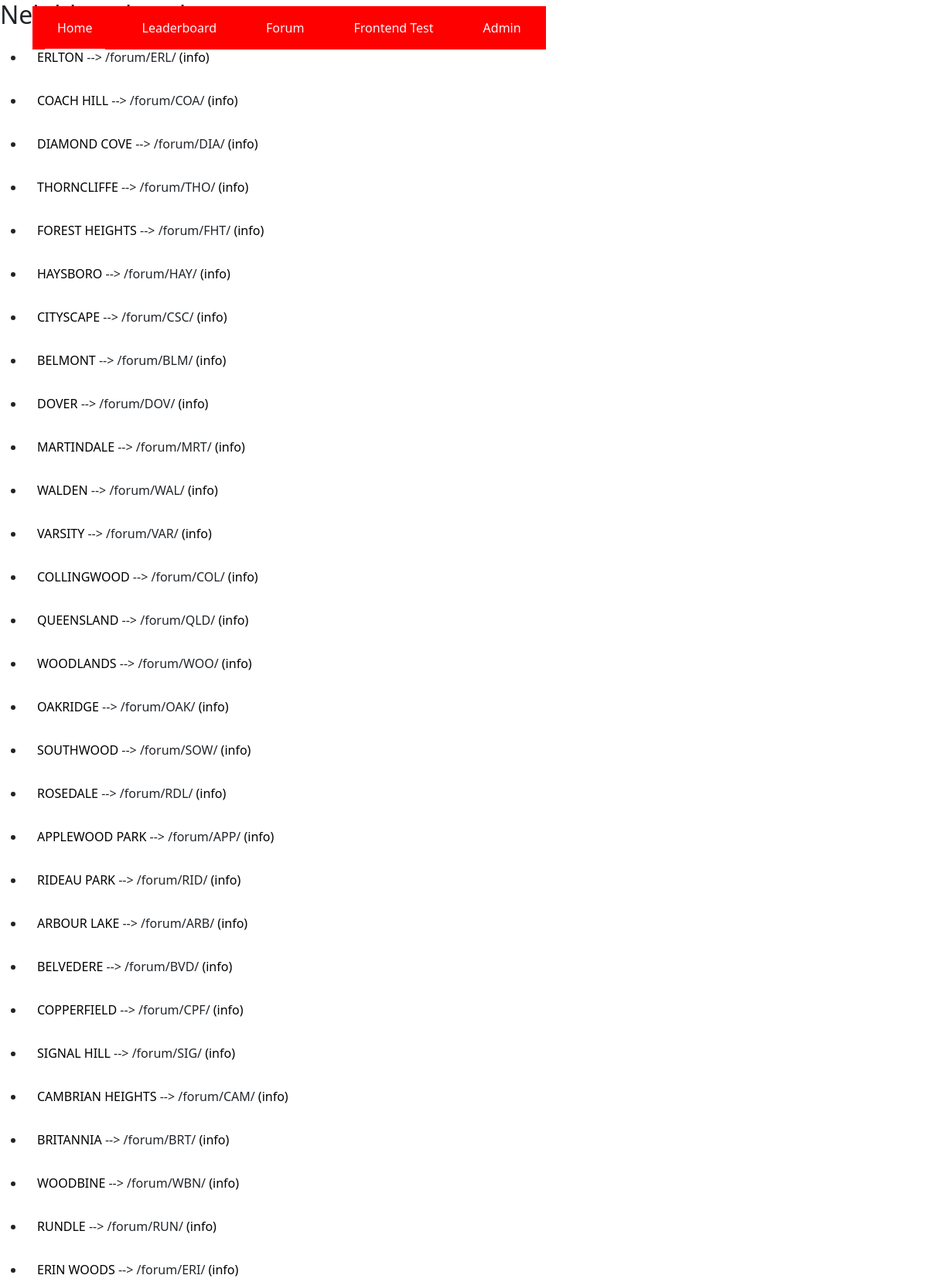
The app's page /forum/ (upper part) with its own data.
### main/models.py (models this page shows, shortened)
class Neighbourhood(models.Model):
    code = models.CharField(max_length = 3, default="AAA")
    name = models.CharField(max_length = 40, default="DEFAULT")
    image = models.ImageField()
    sector = models.CharField(max_length=9, default="DEFAULT")
    created_at = models.DateTimeField(auto_now_add=True)
    updated_at = models.DateTimeField(auto_now=True)

### forum/views.py (the view)
# urls.py: path("", views.NeighbourhoodListView.as_view(), name="neigbourhoods"), # /forum/
class NeighbourhoodListView(ListView): # TODO Corey | Add User Auth, filter view based on user permission
    model = Neighbourhood

### main/templates/main/neighbourhood_list.html
{% extends "main/base.html" %}
{% block content %}
    <h2>Neighbourhoods</h2>
    <ul>
        {% for neighbourhood in neighbourhood_list %}
            <li><a href="/forum/{{ neighbourhood.code }}/">{{ neighbourhood.name }}</a> --> /forum/{{ neighbourhood.code }}/ <a href="/forum/{{ neighbourhood.pk }}/detail/">(info)</a></li>
        {% endfor %}
    </ul>
{% endblock %}

### main/static/css/base.css (style rules this page uses)
* { padding: 0; margin: 0; }
li { padding: 1rem; }

### main/static/css/style.css (style rules this page uses)
li { padding: 1rem; }
li > a { color: black; text-decoration: none; }

### records on screen
Neighbourhood: name "ERLTON", code "ERL"
Neighbourhood: name "COACH HILL", code "COA"
Neighbourhood: name "DIAMOND COVE", code "DIA"
Neighbourhood: name "THORNCLIFFE", code "THO"
Neighbourhood: name "FOREST HEIGHTS", code "FHT"
Neighbourhood: name "HAYSBORO", code "HAY"
Neighbourhood: name "CITYSCAPE", code "CSC"
Neighbourhood: name "BELMONT", code "BLM"
Neighbourhood: name "DOVER", code "DOV"
Neighbourhood: name "MARTINDALE", code "MRT"
Neighbourhood: name "WALDEN", code "WAL"
Neighbourhood: name "VARSITY", code "VAR"
Neighbourhood: name "COLLINGWOOD", code "COL"
Neighbourhood: name "QUEENSLAND", code "QLD"
Neighbourhood: name "WOODLANDS", code "WOO"
Neighbourhood: name "OAKRIDGE", code "OAK"
Neighbourhood: name "SOUTHWOOD", code "SOW"
Neighbourhood: name "ROSEDALE", code "RDL"
Neighbourhood: name "APPLEWOOD PARK", code "APP"
Neighbourhood: name "RIDEAU PARK", code "RID"
Neighbourhood: name "ARBOUR LAKE", code "ARB"
Neighbourhood: name "BELVEDERE", code "BVD"
Neighbourhood: name "COPPERFIELD", code "CPF"
Neighbourhood: name "SIGNAL HILL", code "SIG"
Neighbourhood: name "CAMBRIAN HEIGHTS", code "CAM"
Neighbourhood: name "BRITANNIA", code "BRT"
Neighbourhood: name "WOODBINE", code "WBN"
Neighbourhood: name "RUNDLE", code "RUN"
Neighbourhood: name "ERIN WOODS", code "ERI"
